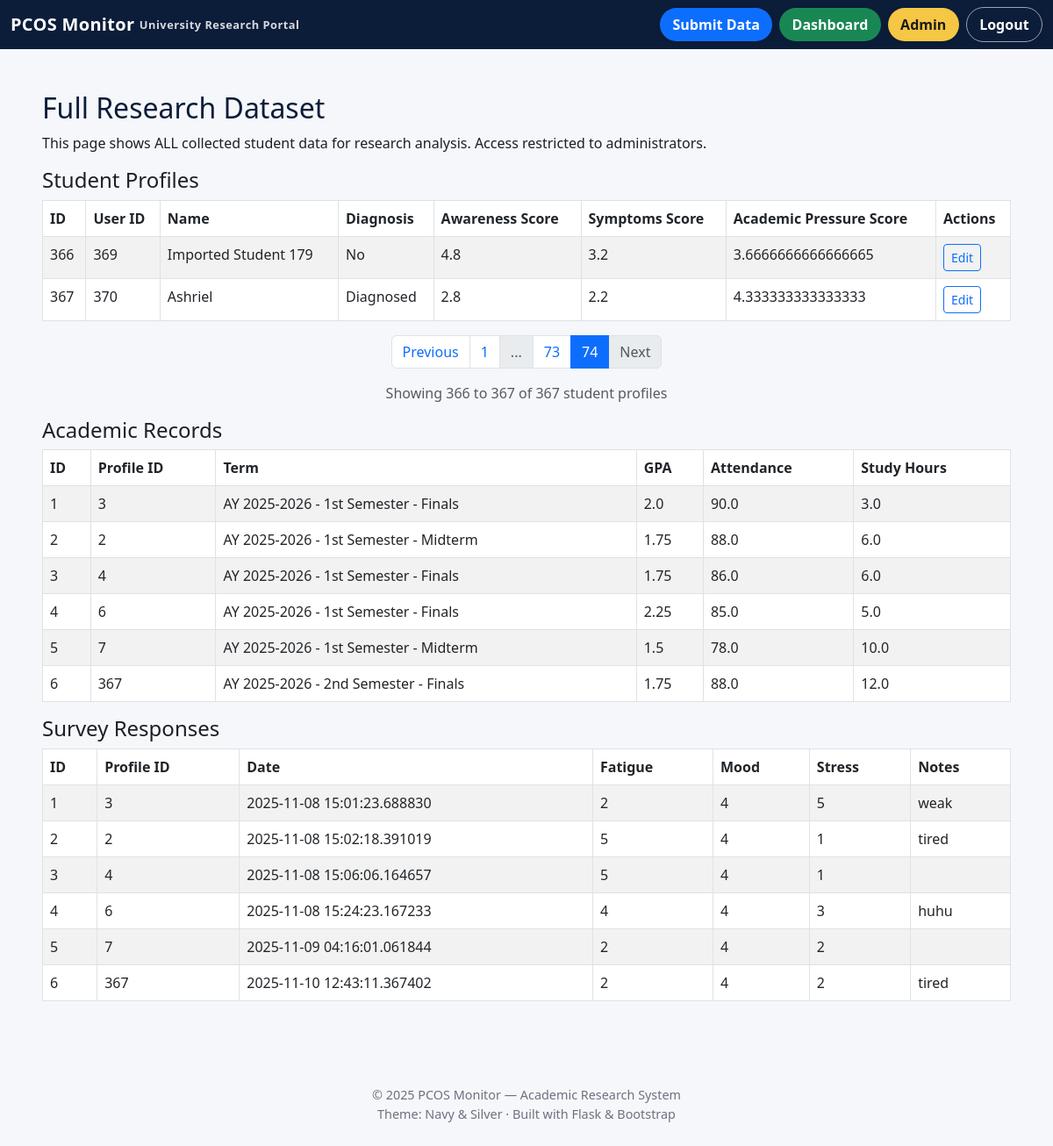
/admin/data?page=74 (signed in), run on the app's committed database.
### app/models.py (models this page shows)
class StudentProfile(db.Model):
    __tablename__ = "student_profiles"
    id = db.Column(db.Integer, primary_key=True)
    user_id = db.Column(db.Integer, db.ForeignKey("users.id"), nullable=False)
    name = db.Column(db.String(120))
    age = db.Column(db.Integer)
    degree_program = db.Column(db.String(120))
    consent = db.Column(db.Boolean, default=False)
    user = db.relationship("User", back_populates="profile")
    academic_records = db.relationship("AcademicRecord", back_populates="profile", cascade="all, delete-orphan")
    survey_responses = db.relationship("SurveyResponse", back_populates="profile", cascade="all, delete-orphan")
    clinical_diagnosis = db.Column(db.String(50))
    pcos_awareness_score = db.Column(db.Float)
    pcos_symptoms_score = db.Column(db.Float)
    academic_pressure_score = db.Column(db.Float)
    awareness_1 = db.Column(db.Integer)
    awareness_2 = db.Column(db.Integer)
    awareness_3 = db.Column(db.Integer)
    awareness_4 = db.Column(db.Integer)
    awareness_5 = db.Column(db.Integer)
    academic_1 = db.Column(db.Integer)
    academic_2 = db.Column(db.Integer)
    academic_3 = db.Column(db.Integer)
    symptoms_1 = db.Column(db.Integer)
    symptoms_2 = db.Column(db.Integer)
    symptoms_3 = db.Column(db.Integer)
    symptoms_4 = db.Column(db.Integer)
    symptoms_5 = db.Column(db.Integer)

class AcademicRecord(db.Model):
    __tablename__ = "academic_records"
    id = db.Column(db.Integer, primary_key=True)
    profile_id = db.Column(db.Integer, db.ForeignKey("student_profiles.id"), nullable=False)
    term = db.Column(db.String(50))
    gpa = db.Column(db.Float)
    attendance_percent = db.Column(db.Float)
    study_hours_per_week = db.Column(db.Float)
    created_at = db.Column(db.DateTime, default=datetime.utcnow)
    profile = db.relationship("StudentProfile", back_populates="academic_records")

class SurveyResponse(db.Model):
    __tablename__ = "survey_responses"
    id = db.Column(db.Integer, primary_key=True)
    profile_id = db.Column(db.Integer, db.ForeignKey("student_profiles.id"), nullable=False)
    date = db.Column(db.DateTime, default=datetime.utcnow)
    fatigue = db.Column(db.Integer)
    irregular_menstruation = db.Column(db.Boolean)
    mood_swings = db.Column(db.Integer)
    acne = db.Column(db.Boolean)
    sleep_quality = db.Column(db.Integer)
    perceived_academic_stress = db.Column(db.Integer)
    notes = db.Column(db.Text)
    profile = db.relationship("StudentProfile", back_populates="survey_responses")

### app/admin.py (the view)
@admin_bp.route("/data")
@login_required
def view_data():
    if not current_user.is_admin:
        return "Access denied", 403
    from .models import StudentProfile, AcademicRecord, SurveyResponse
    page = request.args.get('page', 1, type=int)
    per_page = 5
    profiles_pagination = StudentProfile.query.paginate(page=page, per_page=per_page, error_out=False)
    profiles = profiles_pagination.items
    academic = AcademicRecord.query.all()
    surveys = SurveyResponse.query.all()
    return render_template("admin_data.html", profiles=profiles, academic=academic, surveys=surveys, pagination=profiles_pagination)

### app/main.py (called while the page is built)
def require_baseline():
    if request.endpoint in ["main.index", "main.profile_setup"]:
        return
    if current_user.is_authenticated:
        profile = current_user.profile
        if profile and profile.awareness_1 is None:
            return redirect(url_for("main.profile_setup"))

@main_bp.before_app_request
def before_request_func():
    return require_baseline()

### app/models.py (called while the page is built)
@login_manager.user_loader
def load_user(user_id):
    return User.query.get(int(user_id))

### app/templates/admin_data.html
{% extends "base.html" %}
{% block content %}
<h2>Full Research Dataset</h2>
<p>This page shows ALL collected student data for research analysis. Access restricted to administrators.</p>
<h4>Student Profiles</h4>
<table class="table table-bordered table-striped">
  <thead>
    <tr>
      <th>ID</th>
      <th>User ID</th>
      <th>Name</th>
      <th>Diagnosis</th>
      <th>Awareness Score</th>
      <th>Symptoms Score</th>
      <th>Academic Pressure Score</th>
      <th>Actions</th>
    </tr>
  </thead>
  <tbody>
    {% for p in profiles %}
    <tr>
      <td>{{ p.id }}</td>
      <td>{{ p.user_id }}</td>
      <td>{{ p.name }}</td>
      <td>{{ p.clinical_diagnosis }}</td>
      <td>{{ p.pcos_awareness_score }}</td>
      <td>{{ p.pcos_symptoms_score }}</td>
      <td>{{ p.academic_pressure_score }}</td>
      <td>
        <a class="btn btn-sm btn-outline-primary" href="{{ url_for('admin.edit_profile', profile_id=p.id) }}">Edit</a>
      </td>
    </tr>
    {% endfor %}
  </tbody>
</table>
<nav aria-label="Student profiles pagination">
  <ul class="pagination justify-content-center">
    {% if pagination.has_prev %}
    <li class="page-item">
      <a class="page-link" href="{{ url_for('admin.view_data', page=pagination.prev_num) }}">Previous</a>
    </li>
    {% else %}
    <li class="page-item disabled">
      <span class="page-link">Previous</span>
    </li>
    {% endif %}
    {% for page_num in pagination.iter_pages(left_edge=1, right_edge=1, left_current=1, right_current=2) %}
      {% if page_num %}
        {% if page_num == pagination.page %}
        <li class="page-item active">
          <span class="page-link">{{ page_num }}</span>
        </li>
        {% else %}
        <li class="page-item">
          <a class="page-link" href="{{ url_for('admin.view_data', page=page_num) }}">{{ page_num }}</a>
        </li>
        {% endif %}
      {% else %}
        <li class="page-item disabled">
          <span class="page-link">...</span>
        </li>
      {% endif %}
    {% endfor %}
    {% if pagination.has_next %}
    <li class="page-item">
      <a class="page-link" href="{{ url_for('admin.view_data', page=pagination.next_num) }}">Next</a>
    </li>
    {% else %}
    <li class="page-item disabled">
      <span class="page-link">Next</span>
    </li>
    {% endif %}
  </ul>
</nav>
<p class="text-center text-muted">
  Showing {{ (pagination.page - 1) * pagination.per_page + 1 }} to
  {{ [pagination.page * pagination.per_page, pagination.total] | min }} of
  {{ pagination.total }} student profiles
</p>
<h4>Academic Records</h4>
<table class="table table-bordered table-striped">
  <thead><tr><th>ID</th><th>Profile ID</th><th>Term</th><th>GPA</th><th>Attendance</th><th>Study Hours</th></tr></thead>
  <tbody>
    {% for a in academic %}
    <tr>
      <td>{{ a.id }}</td>
      <td>{{ a.profile_id }}</td>
      <td>{{ a.term }}</td>
      <td>{{ a.gpa }}</td>
      <td>{{ a.attendance_percent }}</td>
      <td>{{ a.study_hours_per_week }}</td>
    </tr>
    {% endfor %}
  </tbody>
</table>
<h4>Survey Responses</h4>
<table class="table table-bordered table-striped">
  <thead><tr><th>ID</th><th>Profile ID</th><th>Date</th><th>Fatigue</th><th>Mood</th><th>Stress</th><th>Notes</th></tr></thead>
  <tbody>
    {% for s in surveys %}
    <tr>
      <td>{{ s.id }}</td>
      <td>{{ s.profile_id }}</td>
      <td>{{ s.date }}</td>
      <td>{{ s.fatigue }}</td>
      <td>{{ s.mood_swings }}</td>
      <td>{{ s.perceived_academic_stress }}</td>
      <td>{{ s.notes }}</td>
    </tr>
    {% endfor %}
  </tbody>
</table>
{% endblock %}

### app/templates/base.html (style rules this page uses)
:root { --navy: #0B1D39; --navy-600: #11294F; --silver: #D6D9DF; --light-bg: #F6F7FA; --text: #1C1F26; --muted: #6B7280; --pill-blue: #0d6efd; --pill-green: #198754; --pill-yellow: #f6c744; }
body { background: var(--light-bg); color: var(--text); }
h1,h2,h3 { color: var(--navy); }

### data on the page
StudentProfile: id "366", user_id "369", name "Imported Student 179", clinical_diagnosis "No", pcos_awareness_score "4.8", pcos_symptoms_score "3.2", academic_pressure_score "3.6666666666666665"
StudentProfile: id "367", user_id "370", name "Ashriel", clinical_diagnosis "Diagnosed", pcos_awareness_score "2.8", pcos_symptoms_score "2.2", academic_pressure_score "4.333333333333333"
AcademicRecord: id "1", profile_id "3", term "AY 2025-2026 - 1st Semester - Finals", gpa "2.0", attendance_percent "90.0", study_hours_per_week "3.0"
AcademicRecord: id "2", profile_id "2", term "AY 2025-2026 - 1st Semester - Midterm", gpa "1.75", attendance_percent "88.0", study_hours_per_week "6.0"
AcademicRecord: id "3", profile_id "4", term "AY 2025-2026 - 1st Semester - Finals", gpa "1.75", attendance_percent "86.0", study_hours_per_week "6.0"
AcademicRecord: id "4", profile_id "6", term "AY 2025-2026 - 1st Semester - Finals", gpa "2.25", attendance_percent "85.0", study_hours_per_week "5.0"
AcademicRecord: id "5", profile_id "7", term "AY 2025-2026 - 1st Semester - Midterm", gpa "1.5", attendance_percent "78.0", study_hours_per_week "10.0"
AcademicRecord: id "6", profile_id "367", term "AY 2025-2026 - 2nd Semester - Finals", gpa "1.75", attendance_percent "88.0", study_hours_per_week "12.0"
SurveyResponse: id "1", profile_id "3", date "2025-11-08 15:01:23.688830", fatigue "2", mood_swings "4", perceived_academic_stress "5", notes "weak"
SurveyResponse: id "2", profile_id "2", date "2025-11-08 15:02:18.391019", fatigue "5", mood_swings "4", perceived_academic_stress "1", notes "tired"
SurveyResponse: id "3", profile_id "4", date "2025-11-08 15:06:06.164657", fatigue "5", mood_swings "4", perceived_academic_stress "1"
SurveyResponse: id "4", profile_id "6", date "2025-11-08 15:24:23.167233", fatigue "4", mood_swings "4", perceived_academic_stress "3", notes "huhu"
SurveyResponse: id "5", profile_id "7", date "2025-11-09 04:16:01.061844", fatigue "2", mood_swings "4", perceived_academic_stress "2"
SurveyResponse: id "6", profile_id "367", date "2025-11-10 12:43:11.367402", fatigue "2", mood_swings "4", perceived_academic_stress "2", notes "tired"

### other printed values
{{ page_num }} "1" "73"
{{ page_num }} "74"
{{ (pagination.page - 1) * pagination.per_page + 1 }} "366"
{{ [pagination.page * pagination.per_page, pagination.total] | min }} "367"
{{ pagination.total }} "367"
{{ 2025 }} "2025"
